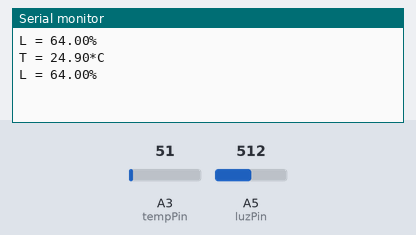
Recording of a sketch running on a simulated Arduino Uno, built with avr-gcc and run on an emulated ATmega328P. Shown: the last lines printed to the serial monitor. The test bench sets the inputs (shaded band); at power-on: A3 (tempPin) = 51, A5 (luzPin) = 512.

Above: at 6.8 s.
6.9 s: A3 (tempPin) set to 61
At 10.1 s:
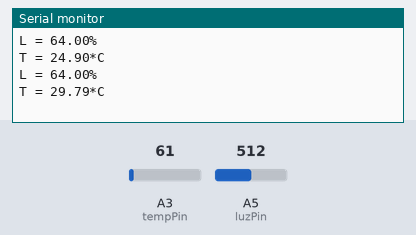
13.6 s: A5 (luzPin) set to 716
At 16.0 s:
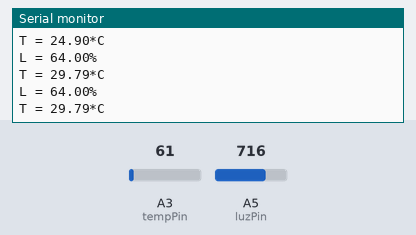
20.3 s: A3 (tempPin) set to 71
At 21.8 s:
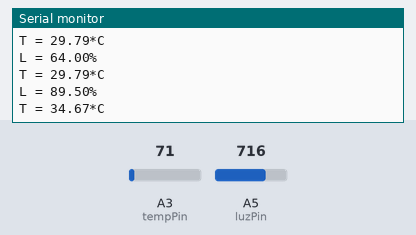
27.0 s: A5 (luzPin) set to 900
At 27.6 s:
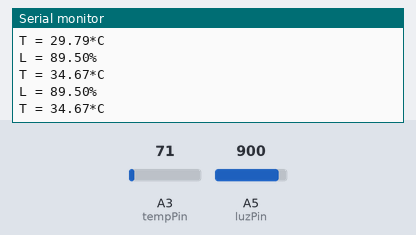
Timing chart, 0 to 30.0 s (numbered marks = the images above; inputs shaded):
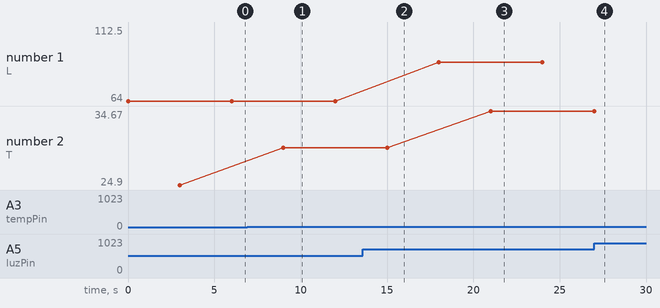

Measured:
- after the input at 6.9 s, the serial monitor: prints a new line after 2.1 s (image 1)
- after the input at 20.3 s, the serial monitor: prints a new line after 0.70 s (image 3)
- plotted number 1: 64 → 89.5 after the input at 13.6 s, 89.5 → 112.5 after the input at 27.0 s
- plotted number 2: 24.9 → 29.79 after the input at 6.9 s, 29.79 → 34.67 after the input at 20.3 s

The sketch:

TemperaturaYLuz.ino
```cpp
float temp;
float luminosidad;

int tempPin = 3;
int luzPin =5;

void setup()
{
  Serial.begin(9600);
}

void loop()
{
  Luminosidad();
  delay(3000);
  Temperatura();
  delay(3000);
}


void   Temperatura(){
  temp = analogRead(tempPin);
  temp = temp * 0.48828125;
  Serial.print("T = ");
  Serial.print(temp);
  Serial.print("*C");
  Serial.println();
}

void  Luminosidad(){
  luminosidad = (analogRead(luzPin)/800.00)*100;//leer el valor del sensor de A0
  Serial.print("L = ");
  Serial.print(luminosidad);//I
  Serial.println("%");
}
```
